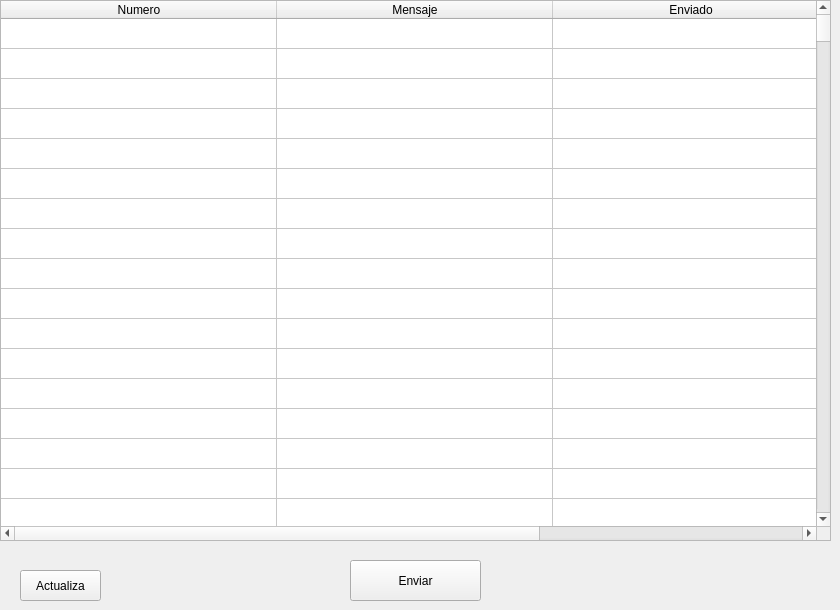
    <widget class="QWidget" name="page_8">
     <widget class="QTableWidget" name="tableWidget_4">
      <property name="geometry">
       <rect>
        <x>0</x>
        <y>0</y>
        <width>831</width>
        <height>541</height>
       </rect>
      </property>
      <property name="editTriggers">
       <set>QAbstractItemView::NoEditTriggers</set>
      </property>
      <property name="rowCount">
       <number>500</number>
      </property>
      <attribute name="horizontalHeaderDefaultSectionSize">
       <number>276</number>
      </attribute>
      <attribute name="verticalHeaderVisible">
       <bool>false</bool>
      </attribute>
      <row>
       <property name="text">
        <string>New Row</string>
       </property>
      </row>
      <row>
       <property name="text">
        <string/>
       </property>
      </row>
      <row/>
      <row/>
      <row/>
      <row/>
      <row/>
      <row/>
      <row/>
      <row/>
      <row/>
      <row/>
      <row/>
      <row/>
      <row/>
      <row/>
      <row/>
      <row/>
      <row/>
      <row/>
      <row/>
      <row/>
      <row/>
      <row/>
      <row/>
      <row/>
      <row/>
      <row/>
      <row/>
      <row/>
      <row/>
      <row/>
      <row/>
      <row/>
      <row/>
      <row/>
      <row/>
      <row/>
      <row/>
      <row/>
      <row/>
      <row/>
      <row/>
      <row/>
      <row/>
      <row/>
      <row/>
      <row/>
      <row/>
      <row/>
      <row/>
      <row/>
      <row/>
      <row/>
      <row/>
      <row/>
      <row/>
      <row/>
      <row/>
      <row/>
      <row/>
      <row/>
      <row/>
      <row/>
      <row/>
      <row/>
      <row/>
      <row/>
      <row/>
      <row/>
      <row/>
      <row/>
      <row/>
      <row/>
      <row/>
      <row/>
      <row/>
      <row/>
      <row/>
      <row/>
      <row/>
      <row/>
      <row/>
      <row/>
      <row/>
      <row/>
      <row/>
      <row/>
      <row/>
      <row/>
      <row/>
      <row/>
      <row/>
      <row/>
      <row/>
      <row/>
      <row/>
      <row/>
      <row/>
      <row/>
      <row/>
      <row/>
      <row/>
      <row/>
      <row/>
      <row/>
      <row/>
      <row/>
      <row/>
      <row/>
      <row/>
      <row/>
      <row/>
      <row/>
      <row/>
      <row/>
      <row/>
      <row/>
      <row/>
      <row/>
      <row/>
      <row/>
      <row/>
      <row/>
      <row/>
      <row/>
      <row/>
      <row/>
      <row/>
      <row/>
      <row/>
      <row/>
      <row/>
      <row/>
      <row/>
      <row/>
      <row/>
      <row/>
      <row/>
      <row/>
      <row/>
      <row/>
      <row/>
      <row/>
      <row/>
      <row/>
      <row/>
      <row/>
      <row/>
      <row/>
      <row/>
      <row/>
      <row/>
      <row/>
      <row/>
      <row/>
      <row/>
      <row/>
      <row/>
      <row/>
      <row/>
      <row/>
      <row/>
      <row/>
      <row/>
      <row/>
      <row/>
      <row/>
      <row/>
      <row/>
      <row/>
      <row/>
      <row/>
      <row/>
      <row/>
      <row/>
      <row/>
      <row/>
      <row/>
      <row/>
      <row/>
      <row/>
      <row/>
      <row/>
      <row/>
      <row/>
      <row/>
      <row/>
      <row/>
      <row/>
      <row/>
      <row/>
      <row/>
      <row/>
      <row/>
      <row/>
      <row/>
      <row/>
      <row/>
      <row/>
      <row/>
      <row/>
      <row/>
      <row/>
      <row/>
      <row/>
      <row/>
      <row/>
      <row/>
      <row/>
      <row/>
      <row/>
      <row/>
      <row/>
      <row/>
      <row/>
      <row/>
      <row/>
      <row/>
      <row/>
      <row/>
      <row/>
      <row/>
      <row/>
      <row/>
      <row/>
      <row/>
      <row/>
      <row/>
      <row/>
      <row/>
      <row/>
      <row/>
      <row/>
      <row/>
      <row/>
      <row/>
      <row/>
      <row/>
      <row/>
      <row/>
      <row/>
      <row/>
      <row/>
      <row/>
      <row/>
      <row/>
      <row/>
      <row/>
      <row/>
      <row/>
      <row/>
      <row/>
      <row/>
      <row/>
      <row/>
      <row/>
      <row/>
      <row/>
      <row/>
      <row/>
      <row/>
      <row/>
      <row/>
      <row/>
      <row/>
      <row/>
      <row/>
      <row/>
      <row/>
      <row/>
      <row/>
      <row/>
      <row/>
      <row/>
      <row/>
      <row/>
      <row/>
      <row/>
      <row/>
      <row/>
      <row/>
      <row/>
      <row/>
      <row/>
      <row/>
      <row/>
      <row/>
      <row/>
      <row/>
      <row/>
      <row/>
      <row/>
      <row/>
      <row/>
      <row/>
      <row/>
      <row/>
      <row/>
      <row/>
      <row/>
      <row/>
      <row/>
      <row/>
      <row/>
      <row/>
      <row/>
      <row/>
      <row/>
      <row/>
      <row/>
      <row/>
      <row/>
      <row/>
      <row/>
      <row/>
      <row/>
      <row/>
      <row/>
      <row/>
      <row/>
      <row/>
      <row/>
      <row/>
      <row/>
      <row/>
      <row/>
      <row/>
      <row/>
      <row/>
      <row/>
      <row/>
      <row/>
      <row/>
      <row/>
      <row/>
      <row/>
      <row/>
      <row/>
      <row/>
      <row/>
      <row/>
      <row/>
      <row/>
      <row/>
      <row/>
      <row/>
      <row/>
      <row/>
      <row/>
      <row/>
      <row/>
      <row/>
      <row/>
      <row/>
      <row/>
      <row/>
      <row/>
      <row/>
      <row/>
      <row/>
      <row/>
      <row/>
      <row/>
      <row/>
      <row/>
      <row/>
      <row/>
      <row/>
      <row/>
      <row/>
      <row/>
      <row/>
      <row/>
      <row/>
      <row/>
      <row/>
      <row/>
      <row/>
      <row/>
      <row/>
      <row/>
      <row/>
      <row/>
      <row/>
      <row/>
      <row/>
      <row/>
      <row/>
      <row/>
      <row/>
      <row/>
      <row/>
      <row/>
      <row/>
      <row/>
      <row/>
      <row/>
      <row/>
      <row/>
      <row/>
      <row/>
      <row/>
      <row/>
      <row/>
      <row/>
      <row/>
      <row/>
      <row/>
      <row/>
      <row/>
      <row/>
      <row/>
      <row/>
      <row/>
      <row/>
      <row/>
      <row/>
      <row/>
      <row/>
      <row/>
      <row/>
      <row/>
      <row/>
      <row/>
      <row/>
      <row/>
      <row/>
      <row/>
      <row/>
      <row/>
      <row/>
      <row/>
      <row/>
      <row/>
      <row/>
      <row/>
      <row/>
      <row/>
      <row/>
      <row/>
      <row/>
      <row/>
      <row/>
      <row/>
      <row/>
      <row/>
      <row/>
      <row/>
      <row/>
      <row/>
      <row/>
      <row/>
      <row/>
      <row/>
      <row/>
      <row/>
      <row/>
      <row/>
      <row/>
      <row/>
      <row/>
      <row/>
      <row/>
      <row/>
      <row/>
      <row/>
      <row/>
      <row/>
      <row/>
      <row/>
      <row/>
      <row/>
      <row/>
      <row/>
      <row/>
      <row/>
      <row/>
      <row/>
      <row/>
      <row/>
      <row/>
      <row/>
      <row/>
      <row/>
      <row/>
      <row/>
      <row/>
      <row/>
      <row/>
      <row/>
      <row/>
      <row/>
      <row/>
      <row/>
      <row/>
      <row/>
      <row/>
      <row/>
      <row/>
      <column>
       <property name="text">
        <string>Numero</string>
       </property>
      </column>
      <column>
       <property name="text">
        <string>Mensaje</string>
       </property>
      </column>
      <column>
       <property name="text">
        <string>Enviado</string>
       </property>
      </column>
      <item row="0" column="0">
       <property name="text">
        <string/>
       </property>
      </item>
      <item row="1" column="0">
       <property name="text">
        <string/>
       </property>
      </item>
     </widget>
     <widget class="QPushButton" name="Enviar">
      <property name="geometry">
       <rect>
        <x>350</x>
        <y>560</y>
        <width>131</width>
        <height>41</height>
       </rect>
      </property>
      <property name="text">
       <string>Enviar</string>
      </property>
     </widget>
     <widget class="QPushButton" name="Actualiza_db">
      <property name="geometry">
       <rect>
        <x>20</x>
        <y>570</y>
        <width>81</width>
        <height>31</height>
       </rect>
      </property>
      <property name="text">
       <string>Actualiza</string>
      </property>
     </widget>
    </widget>
